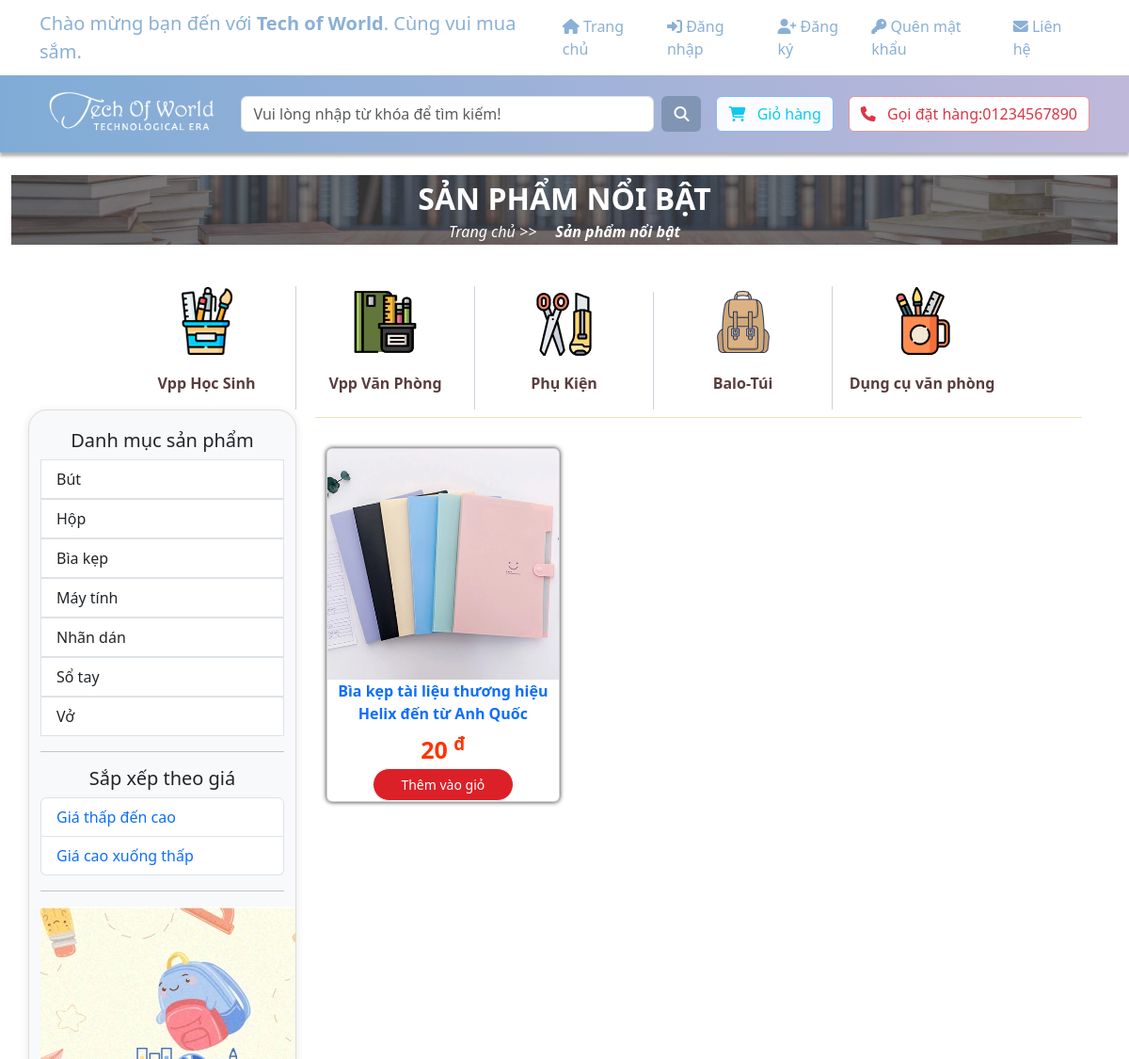
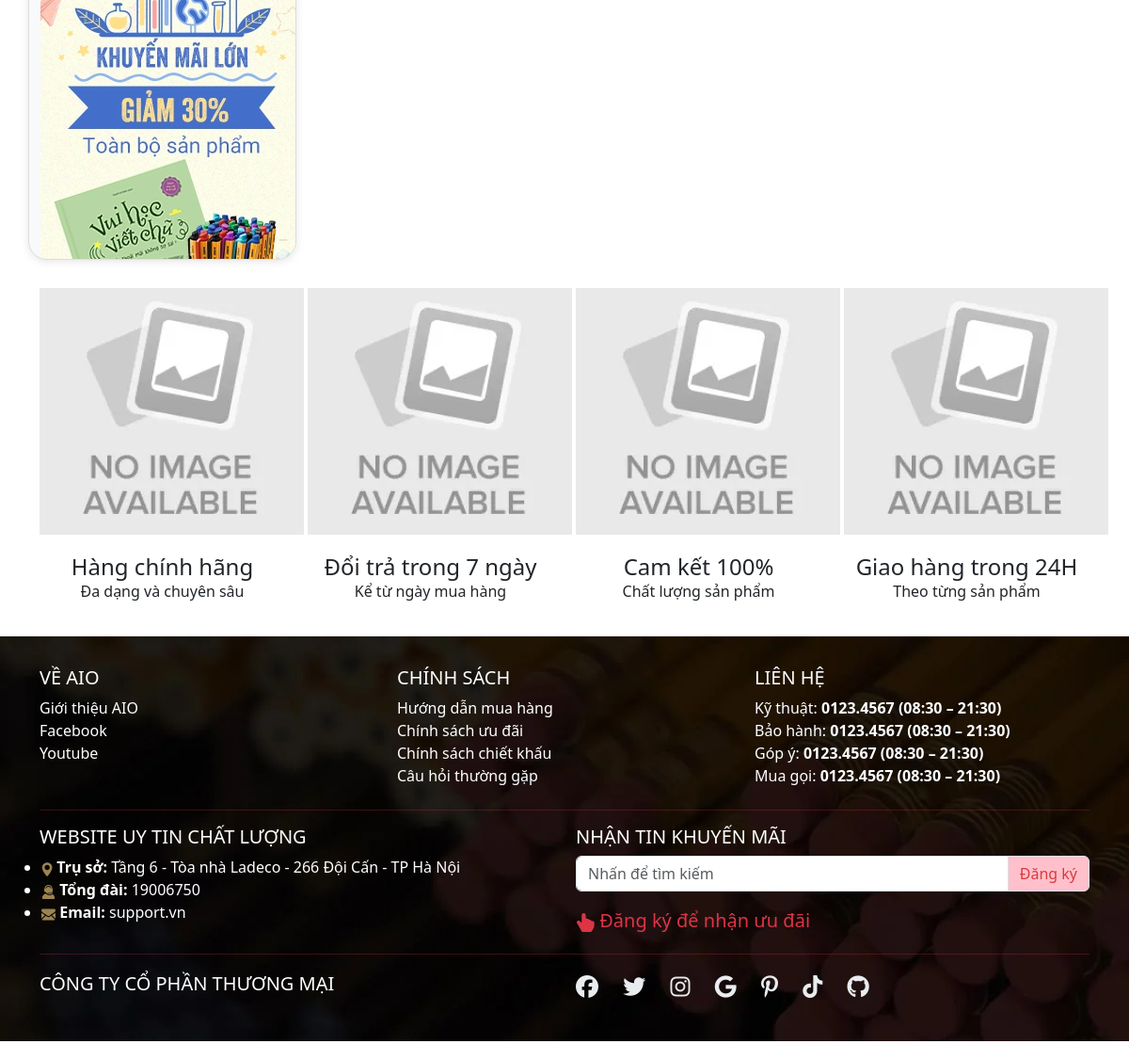
The page /website/productsClick.php?loaisanpham=biakep on the database its author committed (2 pictures, top to bottom).
### tables this page shows
CREATE TABLE `sanpham` (
  `sp_ma` int(11) NOT NULL,
  `loaisp_ten` varchar(100) NOT NULL,
  `sp_ten` varchar(250) NOT NULL,
  `sp_gia` varchar(250) NOT NULL,
  `sp_mota` varchar(300) DEFAULT NULL,
  `sp_motachitiet` varchar(300) NOT NULL,
  `sp_img` varchar(50) NOT NULL,
  `sp_soluong` int(250) NOT NULL DEFAULT 1,
  `loaisanpham` varchar(50) NOT NULL
);

### Website/productsClick.php (the view, shortened to what this page needs)
<!DOCTYPE html>
<html lang="en">
<head>
    <link href="https://cdn.jsdelivr.net/npm/bootstrap@5.3.1/dist/css/bootstrap.min.css" rel="stylesheet">
    <link rel="stylesheet" href="https://cdnjs.cloudflare.com/ajax/libs/font-awesome/6.4.2/css/all.min.css">
</head>
<?php
include('../sources/FE/top_header.php');
include('../sources/FE/header.php');
include( '../sources/FE/nav.php');
include('../sources/FE/menu.php');
?>
<body>
    <div class="container">
        <div class="row">
            <div class="col-lg-3 col-md-4 sidebar">
                <h5 style="text-align: center;">Danh mục sản phẩm</h5>
                <ul class="list-group">
                    <a href="../website/productsClick.php?loaisanpham=but">
                        <li class="list-group-item">Bút</li>
                    </a>
                    <a href="../website/productsClick.php?loaisanpham=hop">
                        <li class="list-group-item">Hộp</li>
                    </a>
                    <a href="../website/productsClick.php?loaisanpham=biakep">
                        <li class="list-group-item">Bìa kẹp</li>
                    </a>
                    <a href="../website/productsClick.php?loaisanpham=maytinh">
                        <li class="list-group-item">Máy tính</li>
                    </a>
                    <a href="../website/productsClick.php?loaisanpham=nhandan">
                        <li class="list-group-item">Nhãn dán</li>
                    </a>
                    <a href="../website/productsClick.php?loaisanpham=sotay">
                        <li class="list-group-item">Sổ tay</li>
                    </a>
                    <a href="../website/productsClick.php?loaisanpham=vo">
                        <li class="list-group-item">Vở</li>
                    </a>
                </ul>
                <hr>
                <h5 style="text-align: center;">Sắp xếp theo giá</h5>
                <ul class="list-group">
                    <li class="list-group-item"><a href="?sort=price-asc&category=<?= $_GET['category'] ?? '' ?>">Giá
                            thấp đến cao</a></li>
                    <li class="list-group-item"><a href="?sort=price-desc&category=<?= $_GET['category'] ?? '' ?>">Giá
                            cao xuống thấp</a></li>
                </ul>
                <hr>
                <img src="../Assets/img/index/img_aside_banner.webp" alt="">
            </div>
            <div class="col-lg-9 col-md-8">
                <div class="product-list mb-3 p-2">
                    <div class="container">
                        <div class="row">
                            <hr style="color: #ad850c">
                            <div class="text-center py-2">
                                <div class="row">
                                    <?php
                                    include_once('../admin/Includes/connect.php');
                                    $loaisanpham = isset($_GET['loaisanpham']) ? $_GET['loaisanpham'] : '';
                                    $sql = "SELECT * FROM sanpham WHERE loaisanpham = '$loaisanpham'";
                                    $result = $connect->query($sql);
                                    $duongdanimg = '../Assets/img/sanpham/';
                                    if ($result && $result->num_rows > 0) {
                                        while ($data = $result->fetch_assoc()) {
                                            echo '<div class="col-lg-4 col-md-6 col-sm-9 py-2">';
                                            echo '<a href="./product.php?sp_ma=' . $data['sp_ma'] . '">';
                                            echo '<div class="card">';
                                            echo '<img src="' . $duongdanimg . $data['sp_img'] . '" class="card-img-top" alt="' . $data['sp_ten'] . '">';
                                            echo '<p class="card-title"><strong>' . $data['sp_ten'] . '</strong></p>';
                                            echo '<p class="card-text"><strong style="color:#f30; font-size:25px">' . number_format($data['sp_gia'], 0, '.', '.') . ' <sup>đ</sup></strong></p>';
                                            echo '<div class="action-cart d-flex align-items-center justify-content-center">';
                                            echo '<button class="cart-button btn-buy add_to_cart" title="Thêm vào giỏ">';
                                            echo '<a id="buy" href="./product.php?sp_ma=' . $data['sp_ma'] . '">Thêm vào giỏ</a>';
                                            echo '</button>';
                                            echo '</div>';
                                            echo '</div>';
                                            echo '</div>';
                                            echo '</div>';
                                        }
                                    } else {
                                        echo '<p class="text-center">Không có sản phẩm nào</p>';
                                    }
                                    ?>
                                </div>
                            </div>
                        </div>
                    </div>
                </div>
            </div>
        </div>
    <?php
    include('../sources/FE/footer_save.php');
    include('../sources/FE/footer.php');
    ?>
</body>
</html>

### Website/productsClick.php (style rules this page uses)
.card { box-shadow: 0 0 5px 0px; color: #999; margin-bottom: 20px; transition: transform 0.3s; }
.sidebar { position: sticky; top: 0; height: calc(122vh - 10px); border: 1px solid #ddd; padding: 20px; border-radius: 20px; background-color: #f8f9fa; box-shadow: 0 2px 10px rgba(0, 0, 0, 0.1); overflow: hidden; }
button.cart-button.btn-buy.add_to_cart { width: 150px; background: #DC2028; height: 35px; display: flex; align-items: center; justify-content: center; border-radius: 30px; color: #fff; font-size: 14px; border: 1px solid; }
#buy { color: #fff }

### sources/FE/footer.php (style rules this page uses)
a { text-decoration: none; }

### rows shown on the page
sanpham: sp_img (picture), sp_ten "Bìa kẹp tài liệu thương hiệu Helix đến từ Anh Quốc", sp_gia "20"
